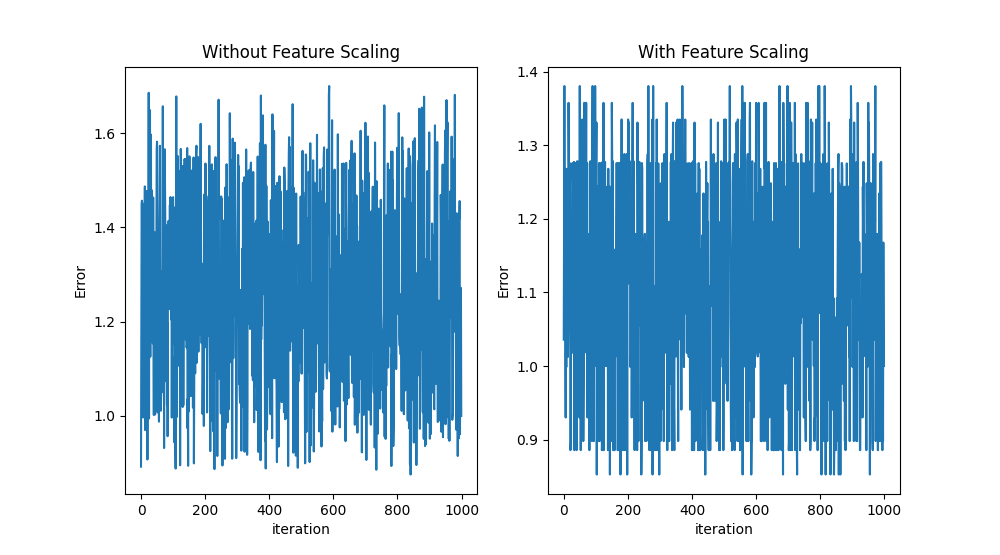

This figure's Python source:
import random as rd
import numpy
import matplotlib.pyplot as plt
import pandas
from math import sqrt

def expected_value(features_matrix, final_mat):
	exp_value = numpy.dot(features_matrix, final_mat)
	exp_value = 1/(1 + numpy.exp(-exp_value))
	return exp_value

def feature_derivative(errors, feature):
	derivative = numpy.sum(errors*feature)
	return derivative


def miniBGDA(features_matrix, output, alpha, epsilon, max_iter, initial_weights, size):
	converge = False
	weights = initial_weights
	m = features_matrix.shape[0]
	itr = 0

	J = (abs(expected_value(features_matrix, weights) - output)).sum()
	arr = []
	half = int(size/2)
	while not converge:
		k = rd.randint(half, (m-half))
		prediction = expected_value(features_matrix[(k-half):(k+half)], weights)
		errors = prediction - output[(k-half):(k+half)]

		grad = numpy.zeros(len(weights))

		for i in range(len(weights)):
			derivative = feature_derivative(errors, features_matrix[(k-half):(k+half), i])
			grad[i] = (1.0/m)*derivative

		temp = numpy.zeros(len(weights))

		for i in range(len(weights)):
			temp[i] = weights[i] - alpha*grad[i]

		for i in range(len(weights)):
			weights[i] = temp[i]

		e = (abs(expected_value(features_matrix[(k-half):(k+half)], weights) - output[k])).sum()
		arr.append(e)
		if abs(J-e) <= epsilon:
			print("Converged, iteration :", itr)
			converge = True

		J = e
		itr += 1
		#print(J)

		if itr == max_iter:
			print("Max limit exceeded !")
			converge = True
	vec = numpy.array(arr)
	return(weights, vec)

def get_np_data(data_frame, features, output):
	data_frame['constant'] = 1 #adding a constant column
	features = ['constant'] + features #adding constant feature
	#selecting the columns related to features
	df_features = data_frame[features]
	#converting it to numpy matrix
	features_matrix = df_features.to_numpy()
	#now the output
	out = data_frame[output]
	out_arr = out.to_numpy()
	return (features_matrix, out_arr)


def scaling(features_matrix):
	m = features_matrix.shape[0]
	for i in range(len(features_matrix[0])) :
		if i == 0:
			continue
		feature = features_matrix[:, i]
		avg = feature.mean()
		vari = sqrt((1/m)*((feature - avg)**2).sum())
		features_matrix[:, i] = (feature - avg)/vari

	return features_matrix


df = pandas.read_csv("Academic_data.csv")
df['average_of2'] = (df['score1'] + df['score2'])/2
df['geometric_mean'] = (df['score1']*df['score2'])**(1/2)
df['avg_lg'] = (df[['score1', 'score2']].min(axis=1) + df['geometric_mean'])/2
df['avg_ah'] = (df[['score1', 'score2']].max(axis=1) + df['average_of2'])/2

train, test = df[:round(len(df)*0.7)], df[round(len(df)*0.7):]
figure, axis = plt.subplots(1, 2)

#modeling data
features_matrix, output = get_np_data(train, ['score1', 'avg_lg', 'geometric_mean', 'average_of2', 'avg_ah', 'score2'], 'label')
test_features, test_output = get_np_data(test, ['score1', 'avg_lg', 'geometric_mean', 'average_of2', 'avg_ah', 'score2'], 'label')

alpha = 1e-3
epsilon = 4e-12
max_iter = 2e6
size = 20 #mini batch

# predictor
print("Mini Batch GDA ! Hence results may vary")
initial_weights = numpy.zeros(len(features_matrix[0]))
weights, vec = miniBGDA(features_matrix, output, alpha, epsilon, max_iter, initial_weights, size)
print("weights :", weights)

#prediction on testing data

exp_output = expected_value(test_features, weights)
err = abs(exp_output - test_output)
correct = len(err[err <= 0.5])
acc = correct*100/len(err)
print("Test accuracy :", round(acc, 2),"%")

axis[0].plot(range(1000), (vec[len(vec)-1000:]/vec[len(vec)-1]), '-')
axis[0].set_title("Without Feature Scaling")
axis[0].set_xlabel('iteration')
axis[0].set_ylabel('Error')

#after scaling
print("----------------------------------------------------------------------------")
print("After scaling")
features_matrix_sc = features_matrix
features_matrix_sc = scaling(features_matrix_sc)
initial_weights_sc = numpy.ones(len(features_matrix_sc[0]))
weights_sc, vec_sc = miniBGDA(features_matrix_sc, output, alpha, epsilon, max_iter, initial_weights_sc, size)
print("weights :", weights_sc)

test_features_sc = test_features
test_features_sc = scaling(test_features_sc)

exp_output_sc = expected_value(test_features_sc, weights_sc)
err_sc = abs(exp_output_sc - test_output)
correct_sc = len(err_sc[err_sc <= 0.5])
acc_sc = correct_sc*100/len(err_sc)
print("Test accuracy :", round(acc_sc, 2),"%")

axis[1].plot(range(1000), (vec_sc[len(vec_sc)-1000:]/vec_sc[len(vec_sc)-1]), '-')
axis[1].set_title("With Feature Scaling")
axis[1].set_xlabel('iteration')
axis[1].set_ylabel('Error')

#plotting
figure.set_size_inches(10, 6)
plt.show()
